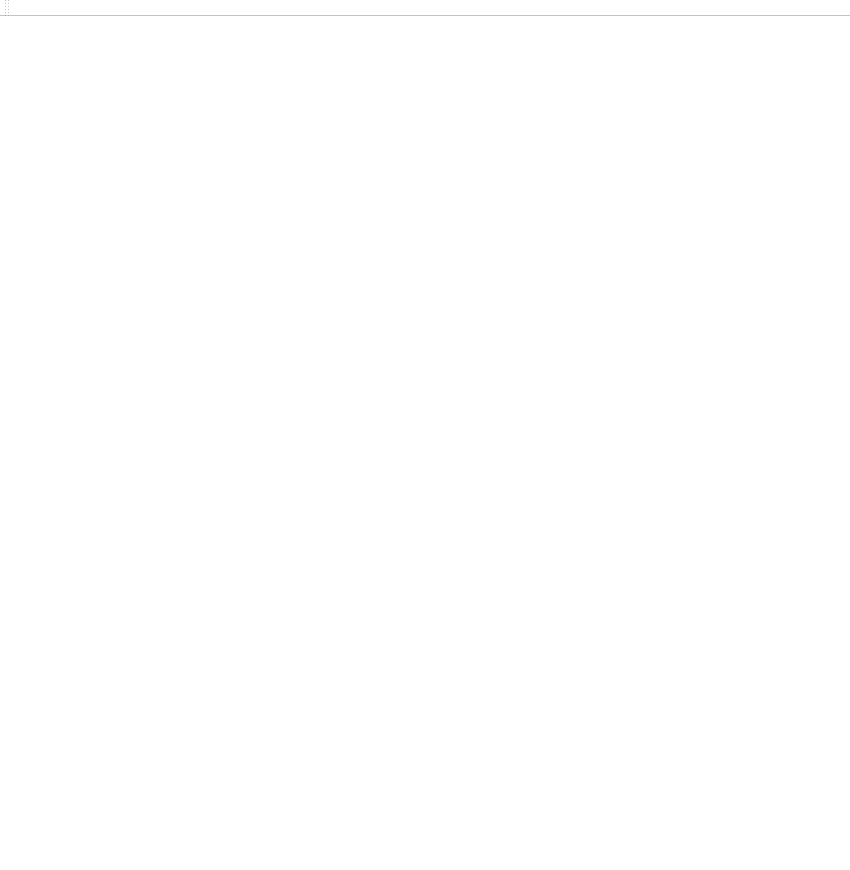
<?xml version="1.0" encoding="UTF-8"?>
<ui version="4.0">
 <class>FirstWindow</class>
 <widget class="QMainWindow" name="FirstWindow">
  <property name="geometry">
   <rect>
    <x>0</x>
    <y>0</y>
    <width>850</width>
    <height>870</height>
   </rect>
  </property>
  <property name="windowTitle">
   <string>FirstWindow</string>
  </property>
  <property name="styleSheet">
   <string notr="true">background-color: rgb(255, 255, 255)</string>
  </property>
  <widget class="QWidget" name="centralWidget">
   <widget class="QLabel" name="label">
    <property name="geometry">
     <rect>
      <x>40</x>
      <y>240</y>
      <width>711</width>
      <height>241</height>
     </rect>
    </property>
    <property name="text">
     <string/>
    </property>
    <property name="pixmap">
     <pixmap resource="menu_logo.qrc">:/comgraduation__logo_fffinal.png</pixmap>
    </property>
   </widget>
  </widget>
  <widget class="QMenuBar" name="menuBar">
   <property name="geometry">
    <rect>
     <x>0</x>
     <y>0</y>
     <width>850</width>
     <height>26</height>
    </rect>
   </property>
  </widget>
  <widget class="QToolBar" name="mainToolBar">
   <attribute name="toolBarArea">
    <enum>TopToolBarArea</enum>
   </attribute>
   <attribute name="toolBarBreak">
    <bool>false</bool>
   </attribute>
  </widget>
  <widget class="QStatusBar" name="statusBar"/>
 </widget>
 <layoutdefault spacing="6" margin="11"/>
 <resources>
  <include location="menu_logo.qrc"/>
 </resources>
 <connections/>
</ui>
